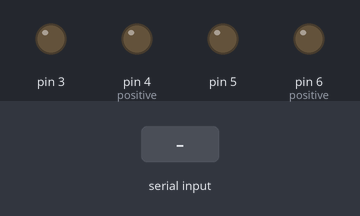
Bench run of a sketch on a simulated Arduino Uno, built with avr-gcc and run on an emulated ATmega328P. On the bench: output pins drawn as LEDs (lit = HIGH). Inputs (shaded band) come from the test bench.

Above: at 1.2 s.
1.3 s: "w" received over Serial
At 2.4 s:
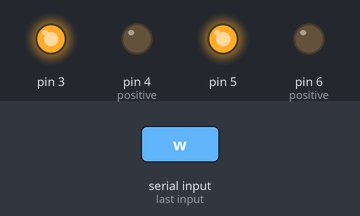
2.8 s: "s" received over Serial
At 3.5 s:
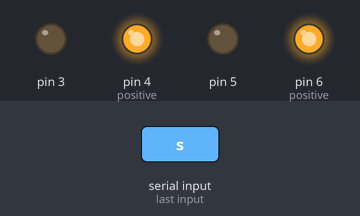
4.3 s: "a" received over Serial
At 4.6 s:
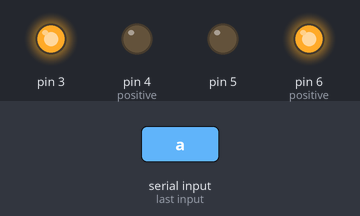
5.8 s: "d" received over Serial
At 7.0 s:
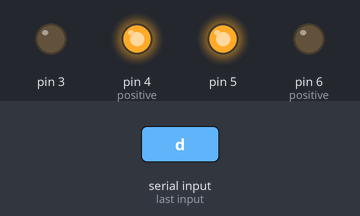
7.3 s: "u" received over Serial
At 8.1 s:
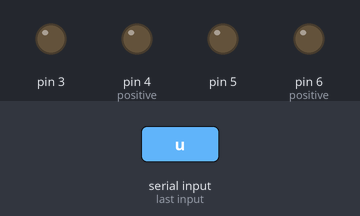
Timing chart, 0 to 9.8 s (numbered marks = the images above; inputs shaded):
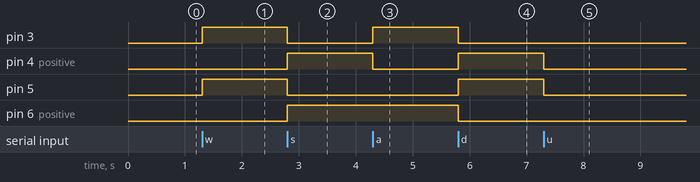

Measured:
- after the input at 1.3 s, pin 3, pin 5: LOW → HIGH at once
- after the input at 2.8 s, pin 3, pin 5: HIGH → LOW at once; pin 4 (positive), pin 6 (positive): LOW → HIGH at once
- after the input at 4.3 s, pin 3: LOW → HIGH at once; pin 4 (positive): HIGH → LOW at once
- after the input at 5.8 s, pin 3, pin 6 (positive): HIGH → LOW at once; pin 4 (positive), pin 5: LOW → HIGH at once
- after the input at 7.3 s, pin 4 (positive), pin 5: HIGH → LOW at once

The sketch:

Pixelate.ino
```cpp
void setup()
{
   Serial.begin(9600);
   pinMode(3,OUTPUT);
   pinMode(4,OUTPUT);        //positive
   pinMode(5,OUTPUT);
   pinMode(6,OUTPUT);        //positive
}

void loop()
{

  char movekey = 'p';
  if(Serial.available()){
      movekey = Serial.read();
  }
  if (movekey=='w')
    {
      forward();

    }
   else if (movekey=='s')
   {
    reverse();

   }


   else if (movekey=='a')
   {
    turnleft();

   }


   else if (movekey=='d')
   {
    turnright();

   }


else if (movekey=='u')
   {
    motorstop();

   }

}

//creating functions
void forward()
{
  digitalWrite(3,HIGH);
digitalWrite(4,LOW);
digitalWrite(5,HIGH);
digitalWrite(6,LOW);

}
void reverse()
{
   digitalWrite(3,LOW);
digitalWrite(4,HIGH);
digitalWrite(5,LOW);
digitalWrite(6,HIGH);

}
void turnleft()
{
  digitalWrite(6,HIGH);//2
  digitalWrite(5,LOW);//3

  digitalWrite(3,HIGH);//9
  digitalWrite(4,LOW);//8

}
void turnright()
{
  digitalWrite(5,HIGH);
  digitalWrite(6,LOW);

  digitalWrite(3,LOW);
  digitalWrite(4,HIGH);

}
void motorstop()
{
  digitalWrite(3,LOW);
  digitalWrite(4,LOW);

  digitalWrite(5,LOW);
  digitalWrite(6,LOW);

}
```
